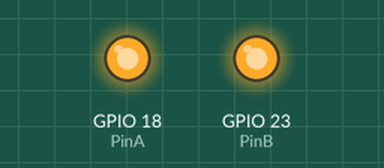
This program was run on a simulated Raspberry Pi (BCM pin numbers). On the bench: output pins drawn as LEDs (lit = HIGH). The clock reads 2024-03-15 10:24:30 at power-on unless the program sets it.

Above: at 0.1 s.
Timing chart, 0 to 1.6 s (numbered marks = the images above):
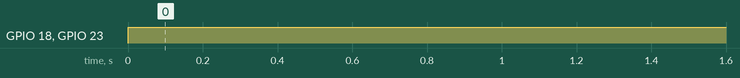

Measured:
- by itself, GPIO 18 (PinA), GPIO 23 (PinB): LOW → HIGH at 0.00 s

The program:

read_ph.py
```python
import serial
import sys
import RPi.GPIO as GPIO
import time
import atlas


GPIO.setmode(GPIO.BCM)

PinA = 18
PinB = 23
GPIO.setup(PinA, GPIO.OUT)
GPIO.setup(PinB, GPIO.OUT)

GPIO.output(PinA, True)
GPIO.output(PinB, True)

conn = atlas.atlas()
ser = conn.connect()


ser.write("L1\r") # turn on LED
ser.write("C\r")
time.sleep(1)
for i in range(5):
    line = conn.read()
    print line
```

atlas.py
```python
import sys
import time
import serial

class atlas():

    def __init__(self):
        self.ser=""

    def connect(self):
        '''Connect to the atlas probes'''
        # connect to the board via the TX/RX lines
        tty = '/dev/ttyAMA0'
        self.ser = serial.Serial(tty, 38400)
        return self.ser

    def setSerial(self, ser):
        '''Set the serial connection'''
        self.ser = ser

    def read(self, timeout=60):
        '''Read from the serial port. Time out after a predefined amount of time (default 60s)'''

        start = time.time()

        result=""
        data = self.ser.read()
        while data != '\r':
            result += data
            data = self.ser.read()
            if time.time() > start+timeout:
                sys.stderr.write("Probe did not return a <CR>\n")
                break

        return result
```
